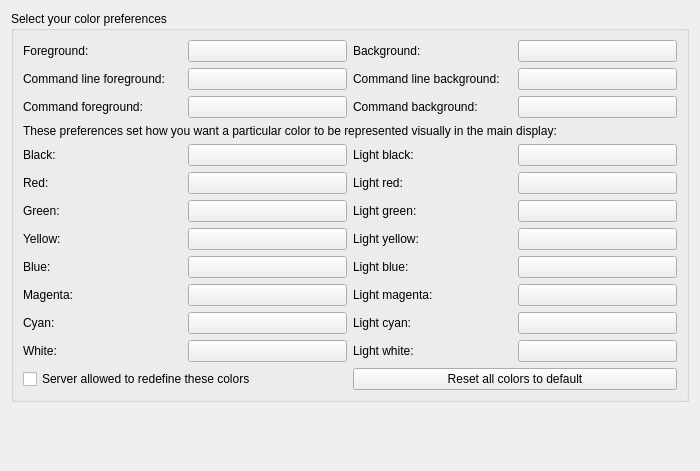
     <widget class="QWidget" name="tab_displayColors">
      <attribute name="title">
       <string>Color view</string>
      </attribute>
      <layout class="QGridLayout" name="gridLayout_2">
       <item row="0" column="0">
        <widget class="QGroupBox" name="groupBox_displayColors">
         <property name="title">
          <string>Select your color preferences</string>
         </property>
         <layout class="QGridLayout" name="gridLayout_21">
          <item row="0" column="0">
           <widget class="QLabel" name="label_foreground_color">
            <property name="text">
             <string>Foreground:</string>
            </property>
           </widget>
          </item>
          <item row="0" column="1">
           <widget class="QPushButton" name="pushButton_foreground_color">
            <property name="toolTip">
             <string>&lt;p&gt;The foreground color used by default for the main console (unless changed by a lua command or the game server).&lt;/p&gt;</string>
            </property>
            <property name="autoFillBackground">
             <bool>true</bool>
            </property>
            <property name="styleSheet">
             <string notr="true"/>
            </property>
            <property name="text">
             <string/>
            </property>
           </widget>
          </item>
          <item row="0" column="2">
           <widget class="QLabel" name="label_background_color">
            <property name="text">
             <string>Background:</string>
            </property>
           </widget>
          </item>
          <item row="0" column="3">
           <widget class="QPushButton" name="pushButton_background_color">
            <property name="toolTip">
             <string>&lt;p&gt;The background color used by default for the main console (unless changed by a lua command or the game server).&lt;/p&gt;</string>
            </property>
            <property name="autoFillBackground">
             <bool>true</bool>
            </property>
            <property name="text">
             <string/>
            </property>
           </widget>
          </item>
          <item row="1" column="0">
           <widget class="QLabel" name="label_command_line_foreground_color">
            <property name="text">
             <string>Command line foreground:</string>
            </property>
           </widget>
          </item>
          <item row="1" column="1">
           <widget class="QPushButton" name="pushButton_command_line_foreground_color">
            <property name="toolTip">
             <string>&lt;p&gt;The foreground color used for the main input area.&lt;/p&gt;</string>
            </property>
            <property name="text">
             <string/>
            </property>
           </widget>
          </item>
          <item row="1" column="2">
           <widget class="QLabel" name="label_command_line_background_color">
            <property name="text">
             <string>Command line background:</string>
            </property>
           </widget>
          </item>
          <item row="1" column="3">
           <widget class="QPushButton" name="pushButton_command_line_background_color">
            <property name="toolTip">
             <string>&lt;p&gt;The background color used for the main input area.&lt;/p&gt;</string>
            </property>
            <property name="text">
             <string/>
            </property>
           </widget>
          </item>
          <item row="2" column="0">
           <widget class="QLabel" name="label_command_foreground_color">
            <property name="text">
             <string>Command foreground:</string>
            </property>
           </widget>
          </item>
          <item row="2" column="1">
           <widget class="QPushButton" name="pushButton_command_foreground_color">
            <property name="toolTip">
             <string>&lt;p&gt;The foreground color used for text sent to the game server.&lt;/p&gt;</string>
            </property>
            <property name="autoFillBackground">
             <bool>true</bool>
            </property>
            <property name="text">
             <string/>
            </property>
           </widget>
          </item>
          <item row="2" column="2">
           <widget class="QLabel" name="label_command_background_color">
            <property name="text">
             <string>Command background:</string>
            </property>
           </widget>
          </item>
          <item row="2" column="3">
           <widget class="QPushButton" name="pushButton_command_background_color">
            <property name="toolTip">
             <string>&lt;p&gt;The background color used for text sent to the game server.&lt;/p&gt;</string>
            </property>
            <property name="autoFillBackground">
             <bool>true</bool>
            </property>
            <property name="text">
             <string/>
            </property>
           </widget>
          </item>
          <item row="3" column="0" colspan="4">
           <widget class="QLabel" name="label_ANSI_color_buttons_introduction">
            <property name="sizePolicy">
             <sizepolicy hsizetype="Preferred" vsizetype="Preferred">
              <horstretch>0</horstretch>
              <verstretch>0</verstretch>
             </sizepolicy>
            </property>
            <property name="text">
             <string>These preferences set how you want a particular color to be represented visually in the main display:</string>
            </property>
            <property name="wordWrap">
             <bool>true</bool>
            </property>
           </widget>
          </item>
          <item row="4" column="0">
           <widget class="QLabel" name="label_black">
            <property name="text">
             <string>Black:</string>
            </property>
           </widget>
          </item>
          <item row="4" column="1">
           <widget class="QPushButton" name="pushButton_black">
            <property name="toolTip">
             <string>ANSI Color Number 0</string>
            </property>
            <property name="autoFillBackground">
             <bool>true</bool>
            </property>
            <property name="text">
             <string/>
            </property>
           </widget>
          </item>
          <item row="4" column="2">
           <widget class="QLabel" name="label_lBlack">
            <property name="text">
             <string>Light black:</string>
            </property>
           </widget>
          </item>
          <item row="4" column="3">
           <widget class="QPushButton" name="pushButton_lBlack">
            <property name="toolTip">
             <string>ANSI Color Number 8</string>
            </property>
            <property name="autoFillBackground">
             <bool>true</bool>
            </property>
            <property name="text">
             <string/>
            </property>
           </widget>
          </item>
          <item row="5" column="0">
           <widget class="QLabel" name="label_red">
            <property name="text">
             <string>Red:</string>
            </property>
           </widget>
          </item>
          <item row="5" column="1">
           <widget class="QPushButton" name="pushButton_red">
            <property name="toolTip">
             <string>ANSI Color Number 1</string>
            </property>
            <property name="autoFillBackground">
             <bool>true</bool>
            </property>
            <property name="text">
             <string/>
            </property>
           </widget>
          </item>
          <item row="5" column="2">
           <widget class="QLabel" name="label_lRed">
            <property name="text">
             <string>Light red:</string>
            </property>
           </widget>
          </item>
          <item row="5" column="3">
           <widget class="QPushButton" name="pushButton_lRed">
            <property name="toolTip">
             <string>ANSI Color Number 9</string>
            </property>
            <property name="autoFillBackground">
             <bool>true</bool>
            </property>
            <property name="text">
             <string/>
            </property>
           </widget>
          </item>
          <item row="6" column="0">
           <widget class="QLabel" name="label_green">
            <property name="text">
             <string>Green:</string>
            </property>
           </widget>
          </item>
          <item row="6" column="1">
           <widget class="QPushButton" name="pushButton_green">
            <property name="toolTip">
             <string>ANSI Color Number 2</string>
            </property>
            <property name="autoFillBackground">
             <bool>true</bool>
            </property>
            <property name="text">
             <string/>
            </property>
           </widget>
          </item>
          <item row="6" column="2">
           <widget class="QLabel" name="label_lGreen">
            <property name="text">
             <string>Light green:</string>
            </property>
           </widget>
          </item>
          <item row="6" column="3">
           <widget class="QPushButton" name="pushButton_lGreen">
            <property name="toolTip">
             <string>ANSI Color Number 10</string>
            </property>
            <property name="autoFillBackground">
             <bool>true</bool>
            </property>
            <property name="text">
             <string/>
            </property>
           </widget>
          </item>
          <item row="7" column="0">
           <widget class="QLabel" name="label_yellow">
            <property name="text">
             <string>Yellow:</string>
            </property>
           </widget>
          </item>
          <item row="7" column="1">
           <widget class="QPushButton" name="pushButton_yellow">
            <property name="toolTip">
             <string>ANSI Color Number 3</string>
            </property>
            <property name="autoFillBackground">
             <bool>true</bool>
            </property>
            <property name="text">
             <string/>
            </property>
           </widget>
          </item>
          <item row="7" column="2">
           <widget class="QLabel" name="label_lYellow">
            <property name="text">
             <string>Light yellow:</string>
            </property>
           </widget>
          </item>
          <item row="7" column="3">
           <widget class="QPushButton" name="pushButton_lYellow">
            <property name="toolTip">
             <string>ANSI Color Number 11</string>
            </property>
            <property name="autoFillBackground">
             <bool>true</bool>
            </property>
            <property name="text">
             <string/>
            </property>
           </widget>
          </item>
          <item row="8" column="0">
           <widget class="QLabel" name="label_blue">
            <property name="text">
             <string>Blue:</string>
            </property>
           </widget>
          </item>
          <item row="8" column="1">
           <widget class="QPushButton" name="pushButton_blue">
            <property name="toolTip">
             <string>ANSI Color Number 4</string>
            </property>
            <property name="autoFillBackground">
             <bool>true</bool>
            </property>
            <property name="text">
             <string/>
            </property>
           </widget>
          </item>
          <item row="8" column="2">
           <widget class="QLabel" name="label_lBlue">
            <property name="text">
             <string>Light blue:</string>
            </property>
           </widget>
          </item>
          <item row="8" column="3">
           <widget class="QPushButton" name="pushButton_lBlue">
            <property name="toolTip">
             <string>ANSI Color Number 12</string>
            </property>
            <property name="autoFillBackground">
             <bool>true</bool>
            </property>
            <property name="text">
             <string/>
            </property>
           </widget>
          </item>
          <item row="9" column="0">
           <widget class="QLabel" name="label_magenta">
            <property name="text">
             <string>Magenta:</string>
            </property>
           </widget>
          </item>
          <item row="9" column="1">
           <widget class="QPushButton" name="pushButton_magenta">
            <property name="toolTip">
             <string>ANSI Color Number 5</string>
            </property>
            <property name="autoFillBackground">
             <bool>true</bool>
            </property>
            <property name="text">
             <string/>
            </property>
           </widget>
          </item>
          <item row="9" column="2">
           <widget class="QLabel" name="label_lMagenta">
            <property name="text">
             <string>Light magenta:</string>
            </property>
           </widget>
          </item>
          <item row="9" column="3">
           <widget class="QPushButton" name="pushButton_lMagenta">
            <property name="toolTip">
             <string>ANSI Color Number 13</string>
            </property>
            <property name="autoFillBackground">
             <bool>true</bool>
            </property>
            <property name="text">
             <string/>
            </property>
           </widget>
          </item>
          <item row="10" column="0">
           <widget class="QLabel" name="label_cyan">
            <property name="text">
             <string>Cyan:</string>
            </property>
           </widget>
          </item>
          <item row="10" column="1">
           <widget class="QPushButton" name="pushButton_cyan">
            <property name="toolTip">
             <string>ANSI Color Number 6</string>
            </property>
            <property name="autoFillBackground">
             <bool>true</bool>
            </property>
            <property name="text">
             <string/>
            </property>
           </widget>
          </item>
          <item row="10" column="2">
           <widget class="QLabel" name="label_lCyan">
            <property name="text">
             <string>Light cyan:</string>
            </property>
           </widget>
          </item>
          <item row="10" column="3">
           <widget class="QPushButton" name="pushButton_lCyan">
            <property name="toolTip">
             <string>ANSI Color Number 14</string>
            </property>
            <property name="autoFillBackground">
             <bool>true</bool>
            </property>
            <property name="text">
             <string/>
            </property>
           </widget>
          </item>
          <item row="11" column="0">
           <widget class="QLabel" name="label_white">
            <property name="text">
             <string>White:</string>
            </property>
           </widget>
          </item>
          <item row="11" column="1">
           <widget class="QPushButton" name="pushButton_white">
            <property name="toolTip">
             <string>ANSI Color Number 7</string>
            </property>
            <property name="autoFillBackground">
             <bool>true</bool>
            </property>
            <property name="text">
             <string/>
            </property>
           </widget>
          </item>
          <item row="11" column="2">
           <widget class="QLabel" name="label_lWhite">
            <property name="text">
             <string>Light white:</string>
            </property>
           </widget>
          </item>
          <item row="11" column="3">
           <widget class="QPushButton" name="pushButton_lWhite">
            <property name="toolTip">
             <string>ANSI Color Number 15</string>
            </property>
            <property name="autoFillBackground">
             <bool>true</bool>
            </property>
            <property name="text">
             <string/>
            </property>
           </widget>
          </item>
          <item row="12" column="2" colspan="2">
           <widget class="QPushButton" name="pushButton_resetColors">
            <property name="text">
             <string>Reset all colors to default</string>
            </property>
           </widget>
          </item>
          <item row="12" column="0" colspan="2">
           <widget class="QCheckBox" name="checkBox_allowServerToRedefineColors">
            <property name="toolTip">
             <string>&lt;p&gt;If this option is checked the Mud Server may send codes to change the above 16 colors or to reset them to their defaults by using standard ANSI &lt;tt&gt;OSC&lt;/tt&gt; Escape codes.&lt;/p&gt;&lt;p&gt;Specifically &lt;tt&gt;&amp;lt;OSC&amp;gt;Pirrggbb&amp;lt;ST&amp;gt;&lt;/tt&gt; will set the color with index &lt;i&gt;i&lt;/i&gt; to have the color with the given &lt;i&gt;rr&lt;/i&gt; red, &lt;i&gt;gg&lt;/i&gt; green and &lt;i&gt;bb&lt;/i&gt;  blue components where i is a single hex-digit ('0' to '9' or 'a' to 'f' or 'A' to 'F' to give a number between 0 an d15) and rr, gg and bb are two digit hex-digits numbers (between 0 to 255); &amp;lt;OSC&amp;gt; is &lt;i&gt;Operating System Command&lt;/i&gt; which is normally encoded as the ASCII &amp;lt;ESC&amp;gt; character followed by &lt;tt&gt;[&lt;/tt&gt; and &amp;lt;ST&amp;gt; is the &lt;i&gt;String Terminator&lt;/i&gt; which is normally encoded as the ASCII &amp;lt;ESC&amp;gt; character followed by &lt;tt&gt;\&lt;tt&gt;.&lt;/p&gt;&lt;p&gt;Conversely &lt;tt&gt;&amp;lt;OSC&amp;gt;R&amp;lt;ST&amp;gt;&lt;/tt&gt; will reset the colors to the defaults like the button to the right does.&lt;/p&gt;</string>
            </property>
            <property name="text">
             <string>Server allowed to redefine these colors</string>
            </property>
           </widget>
          </item>
         </layout>
        </widget>
       </item>
       <item row="1" column="0">
        <spacer name="verticalSpacer_displayColors">
         <property name="orientation">
          <enum>Qt::Vertical</enum>
         </property>
         <property name="sizeHint" stdset="0">
          <size>
           <width>678</width>
           <height>58</height>
          </size>
         </property>
        </spacer>
       </item>
      </layout>
     </widget>
